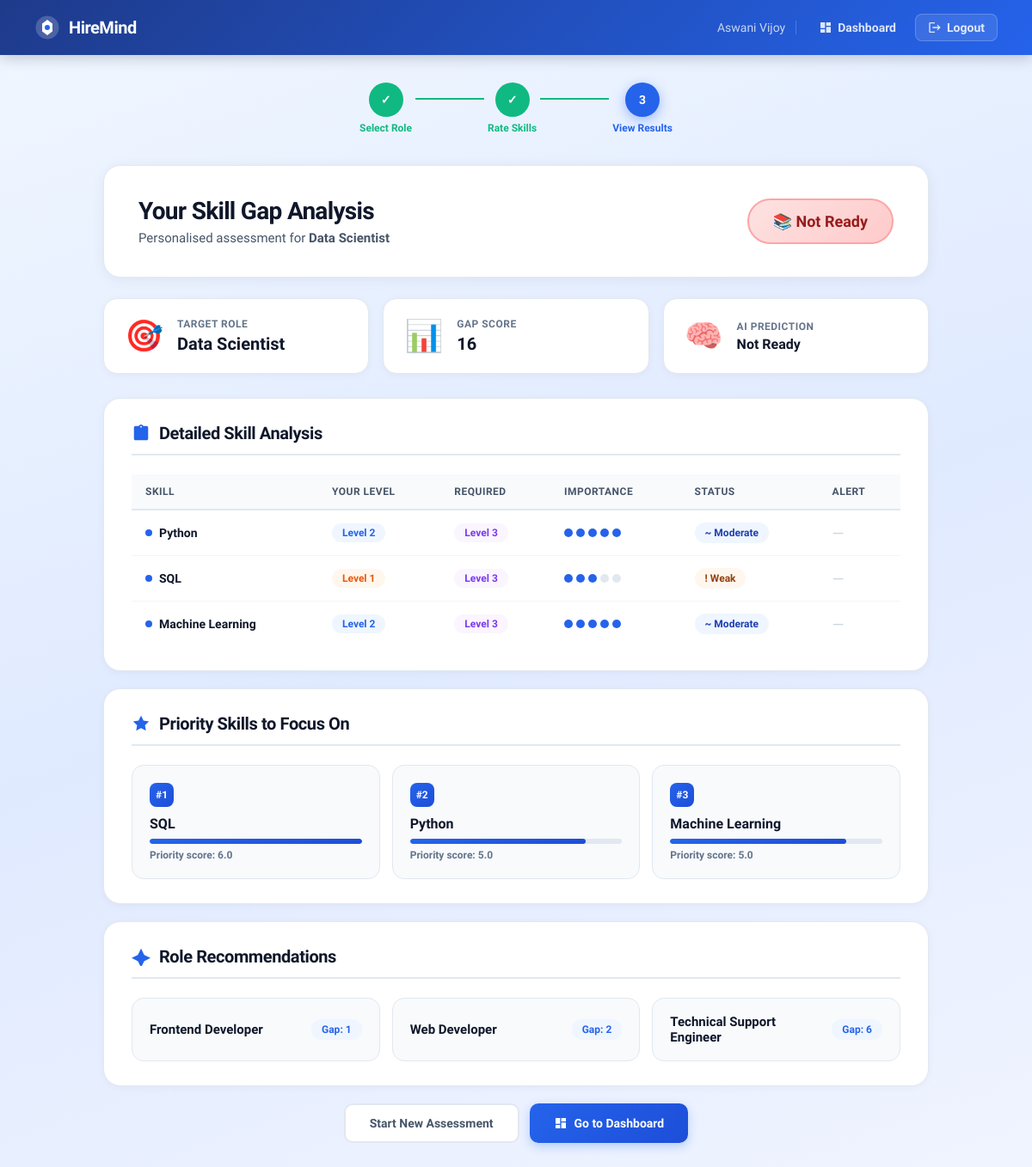
The app's page /assessment/56 (signed in) with its own data.
### tables this page shows
CREATE TABLE assessments (
            id INTEGER PRIMARY KEY AUTOINCREMENT,
            user_id INTEGER,
            job_role TEXT,
            total_gap INTEGER,
            readiness TEXT,
            created_at TEXT,
            FOREIGN KEY (user_id) REFERENCES users(id)
        );

CREATE TABLE job_skills (
            id INTEGER PRIMARY KEY AUTOINCREMENT,
            role_id INTEGER,
            skill_name TEXT,
            weight INTEGER,
            FOREIGN KEY (role_id) REFERENCES job_roles(id)
        );

### app.py (the view)
@app.route('/assessment/<int:assessment_id>')
def view_assessment(assessment_id):
    if 'user_id' not in session:
        return redirect(url_for('login'))
    conn = sqlite3.connect("hiremind.db", timeout=10)
    cursor = conn.cursor()
    cursor.execute("""
        SELECT job_role, total_gap, readiness
        FROM assessments
        WHERE id = ? AND user_id = ?
    """, (assessment_id, session['user_id']))
    assessment = cursor.fetchone()
    if not assessment:
        conn.close()
        return "Assessment not found"
    job_role, total_gap, readiness = assessment
    cursor.execute("""
        SELECT skill_name, user_level
        FROM user_skills
        WHERE assessment_id = ?
    """, (assessment_id,))
    rows = cursor.fetchall()
    conn.close()
    user_skills = {row[0]: row[1] for row in rows}
    job_requirements = get_job_requirements(job_role)
    total_gap, gap_details, extra_features = calculate_skill_gap(
        user_skills,
        job_requirements
    )
    recommendations = generate_recommendations(gap_details)
    role_suggestions = recommend_roles(user_skills)
    return render_template(
        "result.html",
        job_role=job_role,
        total_gap=total_gap,
        readiness=readiness,
        gap_details=gap_details,
        recommendations=recommendations,
        role_suggestions=role_suggestions
    )

### app.py (called while the page is built)
def get_job_requirements(role):
    conn = sqlite3.connect("hiremind.db", timeout=10)
    cursor = conn.cursor()
    cursor.execute("""
        SELECT jrs.skill_name, jrs.weight
        FROM job_roles jr
        JOIN job_skills jrs ON jr.id = jrs.role_id
        WHERE jr.role_name = ?
    """, (role,))
    rows = cursor.fetchall()
    conn.close()
    return {row[0]: row[1] for row in rows}

def generate_recommendations(gap_details):
    recs = []
    for d in gap_details:
        if d['status'] != "Strong":
            priority = (3 - d['user_level']) * d['weight']
            recs.append({"skill": d['skill'], "priority": priority})
    return sorted(recs, key=lambda x: x['priority'], reverse=True)

def recommend_roles(user_skills):
    roles = []
    with open('data/job_roles.csv', newline='') as f:
        reader = csv.DictReader(f)
        job_requirements = {}
        for row in reader:
            role = row['job_role']
            skill = row['skill']
            weight = int(row['weight'])
            if role not in job_requirements:
                job_requirements[role] = {}
            job_requirements[role][skill] = weight
    for role, req in job_requirements.items():
        total_gap, _, _ = calculate_skill_gap(user_skills, req)
        roles.append({
            "role": role,
            "gap": total_gap
        })
    roles.sort(key=lambda x: x["gap"])
    return roles[:3]

### templates/result.html (shortened to what this page needs)
{% extends "base.html" %}
{% block content %}
<head>
</head>
<div class="page-wrapper">
    <div class="stepper">
        <div class="stepper-step">
            <div class="stepper-circle done">✓</div>
            <span class="stepper-label done-label">Select Role</span>
        </div>
        <div class="stepper-line"></div>
        <div class="stepper-step">
            <div class="stepper-circle done">✓</div>
            <span class="stepper-label done-label">Rate Skills</span>
        </div>
        <div class="stepper-line"></div>
        <div class="stepper-step">
            <div class="stepper-circle active">3</div>
            <span class="stepper-label active-label">View Results</span>
        </div>
    </div>
    <div class="result-hero">
        <div class="result-hero-left">
            <h1>Your Skill Gap Analysis</h1>
            <p>Personalised assessment for <strong>{{ job_role }}</strong></p>
        </div>
        <div class="readiness-pill {% if 'Job Ready' in readiness %}pill-ready{% elif 'Almost' in readiness %}pill-almost{% else %}pill-not{% endif %}">
            {% if 'Job Ready' in readiness %}🎉
            {% elif 'Almost' in readiness %}⚡
            {% else %}📚
            {% endif %}
            {{ readiness }}
        </div>
    </div>
    <div class="summary-row">
        <div class="s-card">
            <span class="s-icon">🎯</span>
            <div>
                <div class="s-label">Target Role</div>
                <div class="s-val">{{ job_role }}</div>
            </div>
        </div>
        <div class="s-card">
            <span class="s-icon">📊</span>
            <div>
                <div class="s-label">Gap Score</div>
                <div class="s-val">{{ total_gap }}</div>
            </div>
        </div>
        <div class="s-card">
            <span class="s-icon">🧠</span>
            <div>
                <div class="s-label">AI Prediction</div>
                <div class="s-val" style="font-size:16px;">{{ readiness }}</div>
            </div>
        </div>
    </div>
    <div class="section">
        <h3 class="section-title">
            <svg width="22" height="22" viewBox="0 0 24 24" fill="currentColor"><path d="M19 3h-4.18C14.4 1.84 13.3 1 12 1c-1.3 0-2.4.84-2.82 2H5c-1.1 0-2 .9-2 2v14c0 1.1.9 2 2 2h14c1.1 0 2-.9 2-2V5c0-1.1-.9-2-2-2zm-7 0c.55 0 1 .45 1 1s-.45 1-1 1-1-.45-1-1 .45-1 1-1z"/></svg>
            Detailed Skill Analysis
        </h3>
        <div style="overflow-x:auto;">
            <table class="modern-table">
                <thead>
                    <tr>
                        <th>Skill</th>
                        <th>Your Level</th>
                        <th>Required</th>
                        <th>Importance</th>
                        <th>Status</th>
                        <th>Alert</th>
                    </tr>
                </thead>
                <tbody>
                    {% for row in gap_details %}
                    <tr>
                        <td>
                            <div class="skill-name-cell">
                                <span class="skill-dot"></span>
                                {{ row.skill }}
                            </div>
                        </td>
                        <td><span class="lv-badge lv-{{ row.user_level }}">Level {{ row.user_level }}</span></td>
                        <td><span class="lv-badge required">Level {{ row.required_level }}</span></td>
                        <td>
                            <div class="importance-dots">
                                {% for i in range(row.weight|int) %}<span class="imp-dot filled"></span>{% endfor %}
                                {% for i in range(5 - row.weight|int) %}<span class="imp-dot"></span>{% endfor %}
                            </div>
                        </td>
                        <td>
                            <span class="status-badge status-{{ row.status }}">
                                {% if row.status == "Strong" %}✓{% elif row.status == "Weak" %}!{% elif row.status == "Missing" %}✗{% else %}~{% endif %}
                                {{ row.status }}
                            </span>
                        </td>
                        <td>
                            {% if row.critical %}
                            <span class="critical-tag">⚠ Critical</span>
                            {% else %}
                            <span style="color:#cbd5e1; font-size:18px;">—</span>
                            {% endif %}
                        </td>
                    </tr>
                    {% endfor %}
                </tbody>
            </table>
        </div>
    </div>
    <div class="section">
        <h3 class="section-title">
            <svg width="22" height="22" viewBox="0 0 24 24" fill="currentColor"><path d="M12 2l3.09 6.26L22 9.27l-5 4.87 1.18 6.88L12 17.77l-6.18 3.25L7 14.14 2 9.27l6.91-1.01L12 2z"/></svg>
            Priority Skills to Focus On
        </h3>
        {% if recommendations %}
        <div class="recs-grid">
            {% for rec in recommendations %}
            <div class="rec-card">
                <div class="rec-rank">#{{ loop.index }}</div>
                <h4>{{ rec.skill }}</h4>
                <div class="priority-bar-wrap">
                    <div class="priority-bar" style="width: {{ (rec.priority / recommendations[0].priority * 100) | int }}%"></div>
                </div>
                <p class="priority-score">Priority score: {{ "%.1f"|format(rec.priority) }}</p>
            </div>
            {% endfor %}
        </div>
        {% else %}
        <div class="success-card">
            <div class="s-emoji">🎉</div>
            <h4>Congratulations!</h4>
            <p>You meet all required skill levels for this role. You're job ready!</p>
        </div>
        {% endif %}
    </div>
    <div class="section">
        <h3 class="section-title">
            <svg width="22" height="22" viewBox="0 0 24 24" fill="currentColor"><path d="M12 2l4 8 8 4-8 4-4 8-4-8-8-4 8-4z"/></svg>
            Role Recommendations
        </h3>
        <div class="role-sugg-grid">
            {% for r in role_suggestions %}
            <div class="role-sugg-card">
                <h4>{{ r.role }}</h4>
                <span class="gap-chip">Gap: {{ r.gap }}</span>
            </div>
            {% endfor %}
        </div>
    </div>
    <div class="btn-row">
        <button onclick="window.location.href='/'" class="btn-secondary">Start New Assessment</button>
        <button onclick="window.location.href='/dashboard'" class="btn-primary">
            <svg width="16" height="16" viewBox="0 0 24 24" fill="currentColor"><path d="M3 13h8V3H3v10zm0 8h8v-6H3v6zm10 0h8V11h-8v10zm0-18v6h8V3h-8z"/></svg>
            Go to Dashboard
        </button>
    </div>
</div>
{% endblock %}

### static/style.css (style rules this page uses)
* { margin: 0; padding: 0; box-sizing: border-box; }
body { font-family: -apple-system, BlinkMacSystemFont, 'Segoe UI', 'Roboto', 'Oxygen', 'Ubuntu', 'Cantarell', sans-serif; background: linear-gradient(135deg, #667eea 0%, #764ba2 100%); min-height: 100vh; padding: 20px; color: #1e293b; }
.section { margin-bottom: 40px; }
.section-title { display: flex; align-items: center; gap: 12px; font-size: 24px; color: #1e293b; font-weight: 700; margin-bottom: 24px; padding-bottom: 12px; border-bottom: 2px solid #e2e8f0; }
.section-title svg { color: #2C7BE5; }
.modern-table { width: 100%; border-collapse: collapse; background: white; }
.modern-table thead { background: linear-gradient(135deg, #2C7BE5 0%, #1a5fd0 100%); }
.modern-table th { padding: 16px; text-align: left; color: white; font-weight: 600; font-size: 14px; text-transform: uppercase; letter-spacing: 0.5px; }
.modern-table td { padding: 16px; border-bottom: 1px solid #e2e8f0; }
.skill-dot { width: 8px; height: 8px; background: #2C7BE5; border-radius: 50%; }
.status-badge { display: inline-flex; align-items: center; gap: 6px; padding: 6px 12px; border-radius: 20px; font-size: 12px; font-weight: 600; }
.status-Weak { background: #fed7aa; color: #c2410c; }
button, .btn-primary, .btn-secondary { padding: 14px 32px; border: none; border-radius: 10px; font-size: 16px; font-weight: 600; cursor: pointer; transition: all 0.3s ease; display: inline-flex; align-items: center; gap: 8px; }
.btn-primary, button[type="submit"] { background: linear-gradient(135deg, #2C7BE5 0%, #1a5fd0 100%); color: white; box-shadow: 0 4px 12px rgba(44, 123, 229, 0.3); }
.btn-secondary { background: white; color: #2C7BE5; border: 2px solid #2C7BE5; }

### templates/base.html (style rules this page uses)
* { box-sizing: border-box; }
body { margin: 0; padding: 0; font-family: 'Plus Jakarta Sans', sans-serif; }

### records on screen
assessments: job_role "Data Scientist", readiness "Not Ready"
job_skills: skill "Python", user_level "2", required_level "3", weight 5 (drawn), status "Moderate", {{ (rec.priority / recommendations[0].priority * 100) | int }} 83 (drawn), priority "5.0"
job_skills: skill "SQL", user_level "1", required_level "3", status "Weak", {{ (rec.priority / recommendations[0].priority * 100) | int }} 100 (drawn), priority "6.0"
job_skills: skill "Machine Learning", user_level "2", required_level "3", weight 5 (drawn), status "Moderate", {{ (rec.priority / recommendations[0].priority * 100) | int }} 83 (drawn), priority "5.0"

### other values on screen
{{ session['username'] }} "Aswani Vijoy"
{{ total_gap }} "16"
{{ r.role }} "Frontend Developer" "Web Developer" "Technical Support Engineer"
{{ r.gap }} "1" "2" "6"
